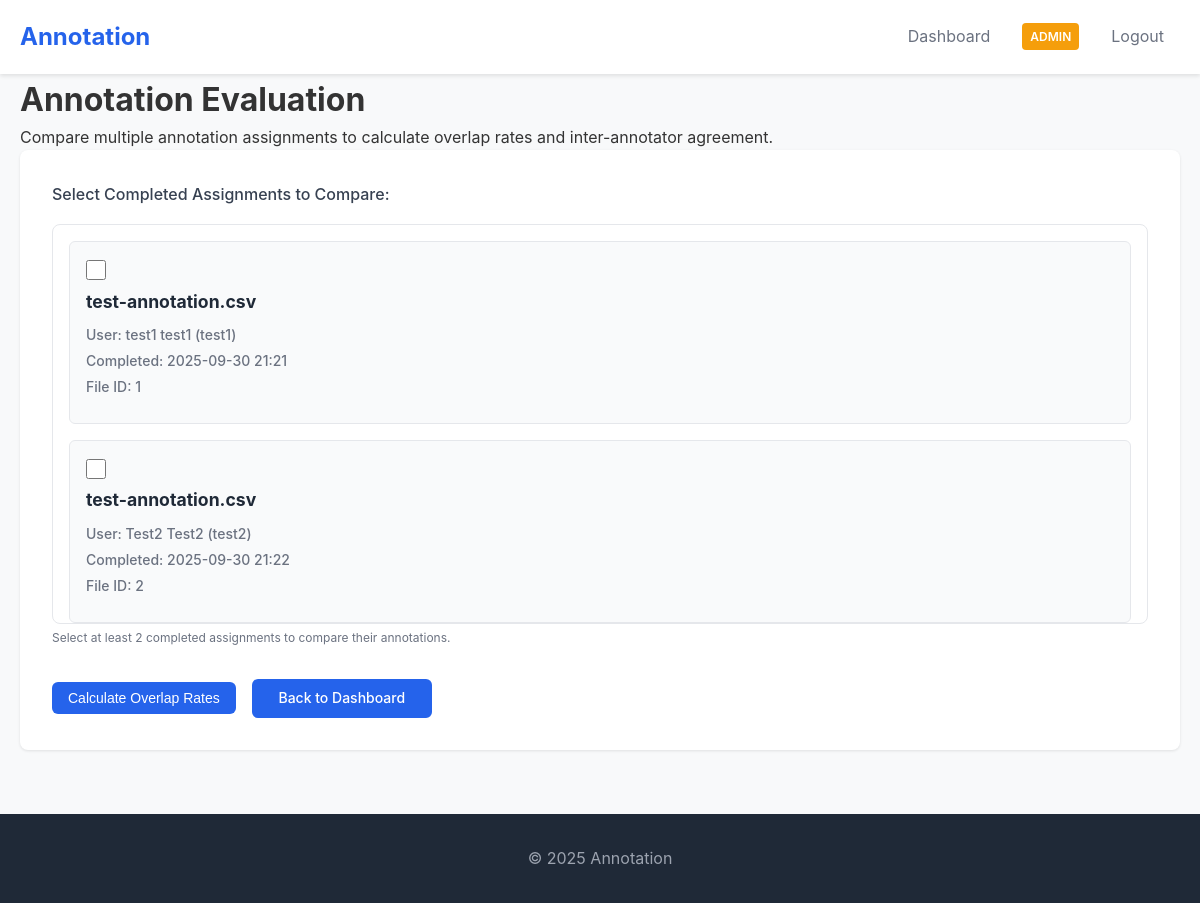
/admin/evaluate_annotations (signed in), run on an earlier commit of the app's database.
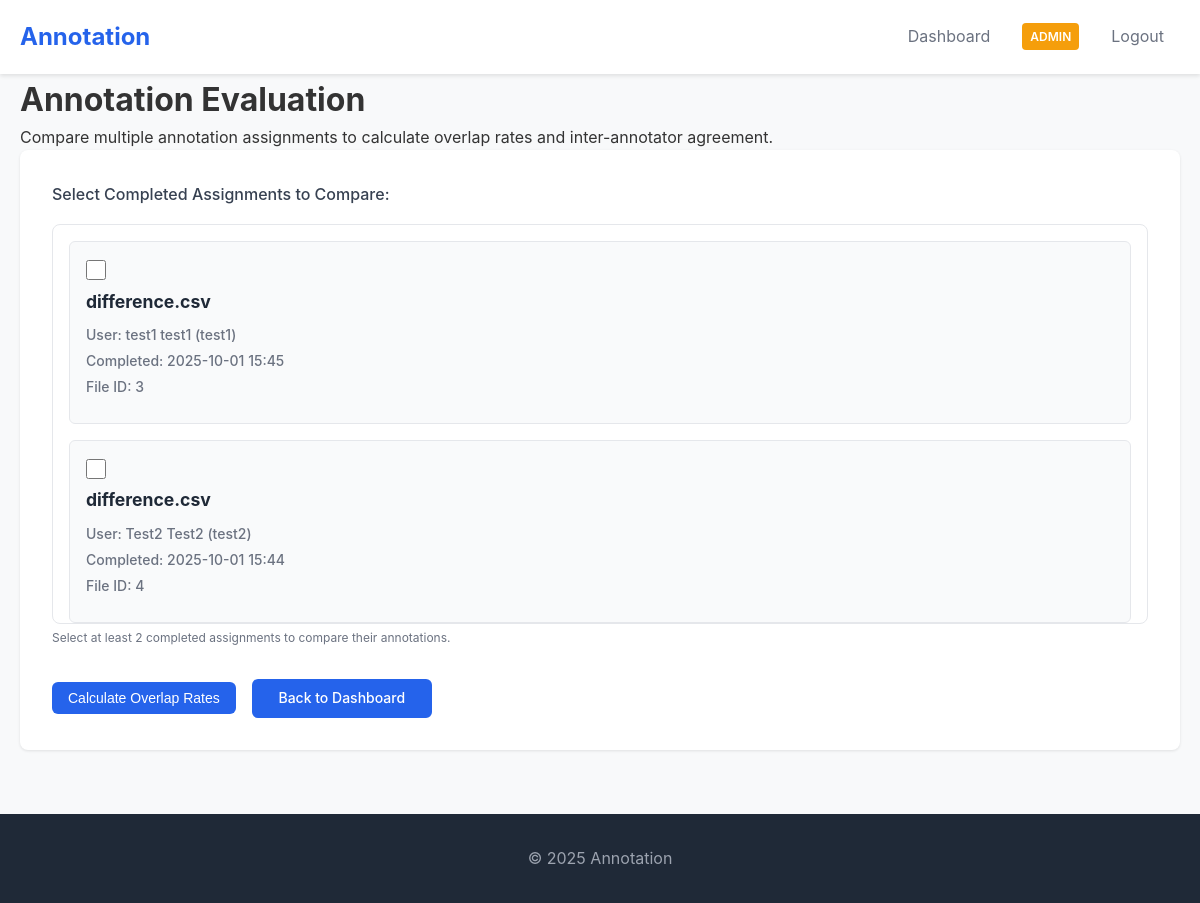
And on a later commit of the database.
### app.py (models this page shows, shortened)
class AnnotationAssignment(db.Model):
    id = db.Column(db.Integer, primary_key=True)
    file_id = db.Column(db.Integer, db.ForeignKey('annotation_file.id'), nullable=False)
    user_id = db.Column(db.Integer, db.ForeignKey('user.id'), nullable=False)
    assigned_at = db.Column(db.DateTime, default=datetime.utcnow)
    status = db.Column(db.String(20), default='assigned')  # assigned, in_progress, completed
    completed_at = db.Column(db.DateTime, nullable=True)
    user_file_path = db.Column(db.String(500), nullable=True)  # Path to user's copy
    user = db.relationship('User', backref='assignments')
    __table_args__ = (db.UniqueConstraint('file_id', 'user_id', name='unique_file_user_assignment'),)

class AnnotationFile(db.Model):
    id = db.Column(db.Integer, primary_key=True)
    filename = db.Column(db.String(255), nullable=False)
    original_filename = db.Column(db.String(255), nullable=False)
    file_path = db.Column(db.String(500), nullable=False)
    editable_columns = db.Column(db.Text, nullable=False)  # JSON string of editable column names
    column_configs = db.Column(db.Text, nullable=True)  # JSON string of column configurations (type, dropdown_values)
    created_by = db.Column(db.Integer, db.ForeignKey('user.id'), nullable=False)
    created_at = db.Column(db.DateTime, default=datetime.utcnow)
    is_active = db.Column(db.Boolean, default=True)
    creator = db.relationship('User', backref='created_files')
    assignments = db.relationship('AnnotationAssignment', backref='annotation_file', cascade='all, delete-orphan')

class User(UserMixin, db.Model):
    id = db.Column(db.Integer, primary_key=True)
    username = db.Column(db.String(80), unique=True, nullable=False)
    email = db.Column(db.String(120), unique=True, nullable=False)
    password_hash = db.Column(db.String(120), nullable=False)
    first_name = db.Column(db.String(50), nullable=False)
    last_name = db.Column(db.String(50), nullable=False)
    organization = db.Column(db.String(100), nullable=False)
    position = db.Column(db.String(100), nullable=False)
    phone = db.Column(db.String(20), nullable=False)
    is_approved = db.Column(db.Boolean, default=False)
    is_admin = db.Column(db.Boolean, default=False)
    created_at = db.Column(db.DateTime, default=datetime.utcnow)

### app.py (the view, shortened to what this page needs)
@app.route('/admin/evaluate_annotations', methods=['GET', 'POST'])
@login_required
def evaluate_annotations():
    if not current_user.is_admin:
        flash('Access denied. Admin privileges required.', 'error')
        return redirect(url_for('dashboard'))
    all_assignments = get_available_assignments()
    return render_template('annotation_evaluation.html',
                         assignments=[],
                         evaluation_results=[],
                         all_assignments=all_assignments)

### app.py (called while the page is built)
@login_manager.user_loader
def load_user(user_id):
    return User.query.get(int(user_id))

def get_available_assignments():
    return AnnotationAssignment.query.join(AnnotationFile).filter(
        AnnotationAssignment.status == 'completed',
        AnnotationFile.is_active == True
    ).all()

### templates/annotation_evaluation.html (shortened to what this page needs)
{% extends "layout.html" %}
{% block content %}
<div class="page-header">
  <h1>Annotation Evaluation</h1>
  <p>Compare multiple annotation assignments to calculate overlap rates and inter-annotator agreement.</p>
</div>
<div class="evaluation-interface">
  <form method="POST">
    <div class="form-group">
      <label>Select Completed Assignments to Compare:</label>
      <div class="assignment-selection">
        {% if all_assignments %}
          <div class="assignment-list">
            {% for assignment in all_assignments %}
            <div class="assignment-item">
              <label class="assignment-checkbox">
                <input type="checkbox"
                       name="assignment_ids"
                       value="{{ assignment.id }}"
                       id="assignment_{{ assignment.id }}">
                <div class="assignment-info">
                  <div class="assignment-header">
                    <strong>{{ assignment.annotation_file.original_filename }}</strong>
                  </div>
                  <div class="assignment-details">
                    <span class="user-info">User: {{ assignment.user.first_name }} {{ assignment.user.last_name }} ({{ assignment.user.username }})</span>
                    <span class="completion-info">Completed: {{ assignment.completed_at.strftime('%Y-%m-%d %H:%M') }}</span>
                    <span class="file-info">File ID: {{ assignment.id }}</span>
                  </div>
                </div>
              </label>
            </div>
            {% endfor %}
          </div>
        {% else %}
          <div class="no-assignments">
            <p>No completed assignments available for evaluation.</p>
            <p>Complete some annotation tasks first to enable evaluation.</p>
          </div>
        {% endif %}
      </div>
      <small class="form-text">Select at least 2 completed assignments to compare their annotations.</small>
    </div>
    <div class="form-actions">
      <button type="submit" class="btn btn-primary" {% if not all_assignments %}disabled{% endif %}>
        Calculate Overlap Rates
      </button>
      <a href="{{ url_for('dashboard') }}" class="btn btn-secondary">Back to Dashboard</a>
    </div>
  </form>
</div>
{% endblock %}

What changed in the data, as far as the page shows it:
removed AnnotationAssignment: annotation_file.original_filename "test-annotation.csv", user.first_name "test1", user.last_name "test1", user.username "test1", completed_at "2025-09-30 21:21", id "1"
removed AnnotationAssignment: annotation_file.original_filename "test-annotation.csv", user.first_name "Test2", user.last_name "Test2", user.username "test2", completed_at "2025-09-30 21:22", id "2"
added AnnotationAssignment: annotation_file.original_filename "difference.csv", user.first_name "test1", user.last_name "test1", user.username "test1", completed_at "2025-10-01 15:45", id "3"
added AnnotationAssignment: annotation_file.original_filename "difference.csv", user.first_name "Test2", user.last_name "Test2", user.username "test2", completed_at "2025-10-01 15:44", id "4"
